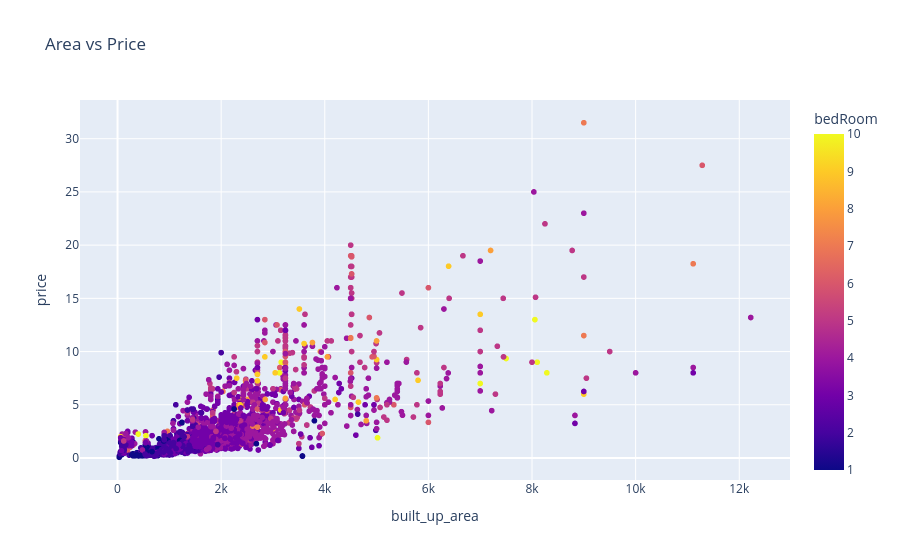

Notebook cell for this chart:
### Code cell
fig = px.scatter(df, x="built_up_area", y="price", color="bedRoom", title="Area vs Price")
fig.show()

### Figure 1 — Plotly figure (JSON) as saved in the notebook; plotly's stock layout.template omitted (floating-point values rounded to 4 significant figures; data arrays with more than 128 entries replaced by an {"elided": "..."} marker saying what was removed)
{"data": [{"hovertemplate": "built_up_area=%{x}<br>price=%{y}<br>bedRoom=%{marker.color}<extra></extra>", "legendgroup": "", "marker": {"color": {"elided": "3554 float values"}, "coloraxis": "coloraxis", "symbol": "circle"}, "mode": "markers", "name": "", "showlegend": false, "type": "scattergl", "x": {"elided": "3554 float values"}, "xaxis": "x", "y": {"elided": "3554 float values"}, "yaxis": "y"}], "layout": {"coloraxis": {"colorbar": {"title": {"text": "bedRoom"}}, "colorscale": [[0, "#0d0887"], [0.1111, "#46039f"], [0.2222, "#7201a8"], [0.3333, "#9c179e"], [0.4444, "#bd3786"], [0.5556, "#d8576b"], [0.6667, "#ed7953"], [0.7778, "#fb9f3a"], [0.8889, "#fdca26"], [1, "#f0f921"]]}, "legend": {"tracegroupgap": 0}, "title": {"text": "Area vs Price"}, "xaxis": {"anchor": "y", "domain": [0, 1], "title": {"text": "built_up_area"}}, "yaxis": {"anchor": "x", "domain": [0, 1], "title": {"text": "price"}}}}
